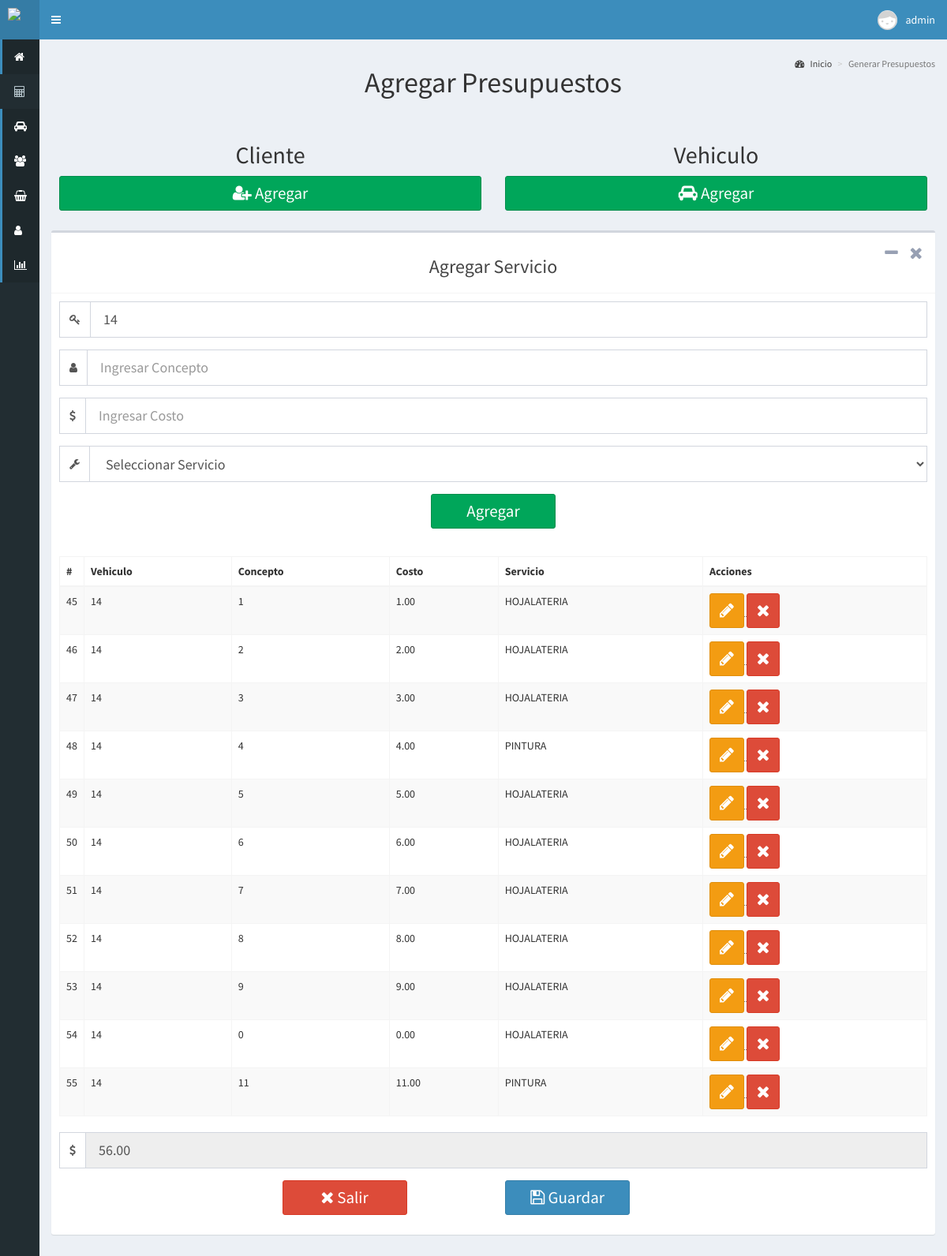
The app's page /presupuesto (signed in) with its own data.
### tables this page shows
CREATE TABLE `servicio` (
  `codigo` int(11) NOT NULL,
  `concepto` text DEFAULT NULL,
  `costo` decimal(10,2) DEFAULT NULL,
  `tipo` varchar(80) DEFAULT NULL,
  `Id_v` int(11) DEFAULT NULL
);

### controladores/plantilla.controlador.php (called while the page is built)
<?php
class ControladorPlantilla{
	public static function ctrPlantilla(){
		include "vistas/plantilla.php";
	}
}

### index.php (called while the page is built, shortened)
<?php
require_once "controladores/plantilla.controlador.php";
require_once "controladores/vehiculos.controlador.php";
require_once "controladores/servicio.controlador.php";
require_once "modelos/vehiculos.modelo.php";
require_once "modelos/servicio.modelo.php";
$plantilla = new ControladorPlantilla();
$plantilla -> ctrPlantilla();

### controladores/vehiculos.controlador.php (called while the page is built, shortened)
<?php
class ControladorVehiculos{
    public static function ctrMostrarVehiculo2($item){
        $tabla = "vehiculo";
        $respuesta = ModeloVehiculos::MdlMostrarVehiculo2($tabla,$item);
        return $respuesta;
    }
}

### modelos/conexion.php (called while the page is built)
<?php
class Conexion{
	 public static function conectar(){
		$link = new PDO("mysql:host=localhost;dbname=luismart",
			            "root",
			            "");
		$link -> exec("set names utf8");
		return $link;
	}
}

### modelos/vehiculos.modelo.php (called while the page is built, shortened)
<?php
require_once "conexion.php";
class ModeloVehiculos
{
	public static function MdlMostrarVehiculo2($tabla, $item)
	{
		if ($item == null) {
			$stmt = Conexion::conectar()->prepare("SELECT MAX(id_v) FROM $tabla");
			$stmt->execute();
			return $stmt->fetch();
		}
	}
}

### controladores/servicio.controlador.php (called while the page is built, shortened)
<?php
class ControladorServicios
{
    public static function ctrMostrarServicio($item, $valor)
    {
        $tabla = "servicio";
        $respuesta = ModeloServicio::MdlMostrarServicio($tabla, $item, $valor);
        return $respuesta;
    }
    public static function ctrMostrarServicio2($item)
    {
        $tabla = "servicio";
        $respuesta = ModeloServicio::MdlMostrarServicio2($tabla, $item);
        return $respuesta;
    }
}

### modelos/servicio.modelo.php (called while the page is built, shortened)
<?php
require_once "conexion.php";
class ModeloServicio
{
	public static function MdlMostrarServicio($tabla, $item, $valor)
	{
		if ($item != null) {
			$stmt = Conexion::conectar()->prepare(
				"SELECT * FROM $tabla WHERE $item = :$item"
			);
			$stmt->bindParam(":" . $item, $valor, PDO::PARAM_STR);
			$stmt->execute();
			return $stmt->fetch();
		} else {
			$stmt = Conexion::conectar()->prepare(
				"SELECT * FROM $tabla as s
				inner join `vehiculo` as v
				on v.id_v = s.Id_v
				where s.Id_v = (SELECT max(Id_v) from `vehiculo`)"
			);
			$stmt->execute();
			return $stmt->fetchAll();
		}
	}
	public static function MdlMostrarServicio2($tabla, $item)
	{
		if ($item == null) {
			$stmt = Conexion::conectar()->prepare(
				"SELECT SUM(costo) FROM $tabla as s
			inner join `vehiculo` as v
			on v.id_v = s.Id_v
			where s.Id_v = (SELECT max(Id_v) from `vehiculo`);"
			);
			$stmt->execute();
			return $stmt->fetchAll();
		}
	}
}

### vistas/modulos/presupuesto.php (the view, shortened to what this page needs)
<div class="content-wrapper">
  <section class="content-header">
    <div class="row">
      <div class="col">
        <h1 class="text-center">
          Agregar Presupuestos
        </h1>
      </div>
    </div>
    <ol class="breadcrumb">
      <li><a href="#"><i class="fa fa-dashboard"></i> Inicio</a></li>
      <li class="active">Generar Presupuestos</li>
    </ol>
  </section>
  <section class="content">
    <div class="box-body">
      <div class="row">
        <div class="col-md-6">
          <div class="form-group ">
            <h2 class="text-center">Cliente</h2>
            <abbr id="toltipx" title="Agregar cliente">
              <button class="btn btn-block btn-success" data-toggle="modal" data-target="#modalAgregarC"><i class="fa fa-user-plus" aria-hidden="true"></i> Agregar</button>
            </abbr>
          </div>
        </div>
        <div class="col-md-6">
          <div class="form-group">
            <h2 class="text-center">Vehiculo</h2>
            <abbr id="toltipx" title="Agregar vehículo">
              <button class="btn btn-block btn-success" data-toggle="modal" data-target="#modalAgregarV"><i class="fa fa-car" aria-hidden="true"></i> Agregar</button>
            </abbr>
          </div>
        </div>
      </div>
    </div>
    <div class="box">
      <div class="box-header with-border">
        <h3 class="text-center">Agregar Servicio</h3>
        <div class="box-tools pull-right">
          <button type="button" class="btn btn-box-tool" data-widget="collapse" data-toggle="tooltip" title="Collapse">
            <i class="fa fa-minus"></i></button>
          <button type="button" class="btn btn-box-tool" data-widget="remove" data-toggle="tooltip" title="Remove">
            <i class="fa fa-times"></i></button>
        </div>
      </div>
      <div class="box-body">
        <form role="form" method="post" enctype="multipart/form-darta">
          <div class="form-group">
            <div class="input-group">
              <span class="input-group-addon"><i class="fa fa-key"></i></span>
              <abbr id="toltipx" title="Ingrese el ID del vehiculo">
                <?php
                $item = null;
                $vehiculo = ControladorVehiculos::ctrMostrarVehiculo2($item);
                echo '<input type="number" class="form-control input-lg" name="nuevoV" placeholder="Ingresar Id Vehiculo" value="' . $vehiculo[0] . '" required>'
                ?>
              </abbr>
            </div>
          </div>
          <div class="form-group">
            <div class="input-group">
              <span class="input-group-addon"><i class="fa fa-user"></i></span>
              <abbr id="toltipx" title="Agregue una descripción del servicio">
                <input type="text" class="form-control input-lg" name="nuevoConcepto" placeholder="Ingresar Concepto" required onkeyup="mayus(this);">
              </abbr>
            </div>
          </div>
          <div class="form-group">
            <div class="input-group">
              <span class="input-group-addon"><i class="fa fa-usd"></i></span>
              <abbr id="toltipx" title="Agregue el costo del servicio">
                <input type="number" class="form-control input-lg" name="nuevoCosto" placeholder="Ingresar Costo" required>
              </abbr>
            </div>
          </div>
          <div class="form-group">
            <div class="input-group">
              <span class="input-group-addon"><i class="fa fa-wrench"></i></span>
              <abbr id="toltipx" title="Seleccione el servicio a dar">
                <select class="form-control input-lg" name="nuevoServicio">
                  <option value="">Seleccionar Servicio</option>
                </select>
              </abbr>
            </div>
          </div>
          <div class="row justify-content-center">
            <div class="col-md-2 col-md-offset-5">
              <div class="form-group">
                <abbr id="toltipx" title="Agregar servicio">
                  <button type="submit" class="btn btn-block btn-success">Agregar</button>
                </abbr>
              </div>
            </div>
          </div>
        </form>
      </div>
      <div class="box-body">
        <table class="table table-bordered table-striped dt-responsive tablas" width="100%">
          <thead>
            <tr>
              <th style="width: 10px">#</th>
              <th>Vehiculo</th>
              <th>Concepto</th>
              <th>Costo</th>
              <th>Servicio</th>
              <th>Acciones</th>
            </tr>
          </thead>
          <tbody>
            <?php
            $item = null;
            $valor = null;
            $clientes = ControladorServicios::ctrMostrarServicio($item, $valor);
            foreach ($clientes as $key => $value) {
              echo '<tr>
                  <td>' . $value["codigo"] . '</td>
                  <td>' . $value["Id_v"] . '</td>
                  <td>' . $value["concepto"] . '</td>
                  <td>' . $value["costo"] . '</td>
                  <td>' . $value["tipo"] . '</td>
                  <td>
                    <div class="btn-group">
                      <abbr id="toltipx" title="Editar servicio">
                      <button class="btn btn-warning btnEditarServicio" idServicio="' . $value["codigo"] . '" data-toggle="modal" data-target="#modalEditarServicio"><i class="fa fa-pencil"></i></button>
                      </abbr>
                      <abbr id="toltipx" title="Cancelar servicio">
                      <button class="btn btn-danger btnEliminarServicio" idServicio="' . $value["codigo"] . '"><i class="fa fa-times"></i></button>
                      </abbr>
                    </div>
                  </td>
                </tr>';
            }
            ?>
          </tbody>
        </table>
      </div>
      <div class="box-body">
        <form role="form" method="post" enctype="multipart/form-darta">
          <div class="form-group">
            <div class="input-group">
              <span class="input-group-addon"><i class="fa fa-usd"></i></span>
              <abbr id="toltipx" title="Costo total del presupuesto">
                <?php
                $item = null;
                $total = ControladorServicios::ctrMostrarServicio2($item);
                echo '
                <input type="text" class="form-control input-lg" name="nuevoTotal"
                placeholder="Total del presupuesto" value="' . $total[0][0] . '" disabled required>'
                ?>
              </abbr>
            </div>
          </div>
          <div class="row justify-content-center">
            <div class="col-md-2 col-md-offset-3">
              <div class="form-group">
                <abbr id="toltipx" title="Cancelar presupuesto">
                  <button type="button" class="btn btn-block btn-danger"><i class="fa fa-times" aria-hidden="true"></i> Salir</button>
                </abbr>
              </div>
            </div>
            <div class="col-md-2 col-md-offset-1">
              <div class="form-group">
                <abbr id="toltipx" title="Guardar presupuesto">
                  <button type="submit" name="btn1" class="btn btn-block btn-primary"><i class="fa fa-floppy-o" aria-hidden="true"></i> Guardar</button>
                </abbr>
              </div>
            </div>
          </div>
        </form>
      </div>
    </div>
  </section>
</div>

### vistas/plantilla.php (shortened to what this page needs)
<!DOCTYPE html>
<html>
<head>
  <link rel="stylesheet" href="vistas/bower_components/bootstrap/dist/css/bootstrap.min.css">
  <link rel="stylesheet" href="vistas/bower_components/font-awesome/css/font-awesome.min.css">
  <link rel="stylesheet" href="vistas/bower_components/Ionicons/css/ionicons.min.css">
  <link rel="stylesheet" href="vistas/dist/css/AdminLTE.css">
  <link rel="stylesheet" href="vistas/dist/css/skins/_all-skins.min.css">
  <link rel="stylesheet" href="vistas/bower_components/datatables.net-bs/css/dataTables.bootstrap.min.css">
  <link rel="stylesheet" href="vistas/bower_components/datatables.net-bs/css/responsive.bootstrap.min.css">
  <link rel="stylesheet" href="vistas/css/style.css">
</head>
<body class="hold-transition skin-blue sidebar-collapse sidebar-mini login-page">
  <?php
  if (isset($_SESSION["iniciarSesion"]) && $_SESSION["iniciarSesion"] == "ok") {
    echo '<div class="wrapper">';
    include "modulos/cabezote.php";
    include "modulos/menu.php";
    if (isset($_GET["ruta"])) {
      if (
        $_GET["ruta"] == "inicio" ||
        $_GET["ruta"] == "presupuesto" ||
        $_GET["ruta"] == "ver-presupuestos" ||
        $_GET["ruta"] == "vehiculos" ||
        $_GET["ruta"] == "clientes" ||
        $_GET["ruta"] == "ventas" ||
        $_GET["ruta"] == "usuarios" ||
        $_GET["ruta"] == "reportes" ||
        $_GET["ruta"] == "salir"
      ) {
        include "modulos/" . $_GET["ruta"] . ".php";
      } else {
        include "modulos/404.php";
      }
    } else {
      include "modulos/inicio.php";
    }
    echo '</div>';
  } else {
    include "modulos/login.php";
  }
  ?>
</body>
</html>

### vistas/modulos/cabezote.php (shortened to what this page needs)
<header class="main-header">
  	<a href="inicio" class="logo">
  		<span class="logo-mini">
  			<img src="vistas/img/plantilla/icono-blanco2.png" class="img-responsive"
  			 style="padding: 10px">
  		</span>
  	</a>
  	<nav class="navbar navbar-static-top" role="navegation">
  		<a href="#" class="sidebar-toggle" data-toggle="push-menu" role="button">
  		</a>
  		<div class="navbar-custom-menu">
  			<ul class="nav navbar-nav">
  				<li class="dropdown user user-menu">
  					<a href="#" class="dropdown-toggle" data-toggle="dropdown">
              <?php
                if($_SESSION["foto"]!= ""){
                  echo '<img src="'.$_SESSION["foto"].'" class="user-image">';
                }else{
                  echo '<img src="vistas/img/usuarios/default/anonymous.png" class="user-image">';
                }
              ?>
  						<span class="hidden-xs"><?php echo $_SESSION["nombre"]; ?></span>
  					</a>
  				</li>
  			</ul>
  		</div>
  	</nav>
</header>

### vistas/modulos/menu.php (shortened to what this page needs)
<aside class="main-sidebar">
	<section class="sidebar">
		<ul class="sidebar-menu">
			<li class="active">
				<a href="inicio">
					<i class="fa fa-home"></i>
				</a>
			</li>
			<li class="treeview">
				<a href="">
					<i class="fa fa-calculator"></i>
				</a>
			</li>
			<li class="active">
				<a href="vehiculos">
					<i class="fa fa-car"></i>
				</a>
			</li>
			<li class="active">
				<a href="clientes">
					<i class="fa fa-users"></i>
				</a>
			</li>
			<li class="active">
				<a href="ventas">
					<i class="fa fa-shopping-basket"></i>
				</a>
			</li>
			<li class="active">
				<a href="usuarios">
					<i class="fa fa-user"></i>
				</a>
			</li>
			<li class="active">
				<a href="reportes">
					<i class="fa fa-bar-chart"></i>
				</a>
			</li>
		</ul>
	</section>
</aside>

### vistas/css/style.css (style rules this page uses)
#toltipx { text-decoration: none; }
.btn { font-size: 1.5em; }

### records on screen
servicio: codigo "45", Id_v "14", concepto "1", costo "1.00", tipo "HOJALATERIA"
servicio: codigo "46", Id_v "14", concepto "2", costo "2.00", tipo "HOJALATERIA"
servicio: codigo "47", Id_v "14", concepto "3", costo "3.00", tipo "HOJALATERIA"
servicio: codigo "48", Id_v "14", concepto "4", costo "4.00", tipo "PINTURA"
servicio: codigo "49", Id_v "14", concepto "5", costo "5.00", tipo "HOJALATERIA"
servicio: codigo "50", Id_v "14", concepto "6", costo "6.00", tipo "HOJALATERIA"
servicio: codigo "51", Id_v "14", concepto "7", costo "7.00", tipo "HOJALATERIA"
servicio: codigo "52", Id_v "14", concepto "8", costo "8.00", tipo "HOJALATERIA"
servicio: codigo "53", Id_v "14", concepto "9", costo "9.00", tipo "HOJALATERIA"
servicio: codigo "54", Id_v "14", concepto "0", costo "0.00", tipo "HOJALATERIA"
servicio: codigo "55", Id_v "14", concepto "11", costo "11.00", tipo "PINTURA"

### other values on screen
$_SESSION["nombre"] "admin"
